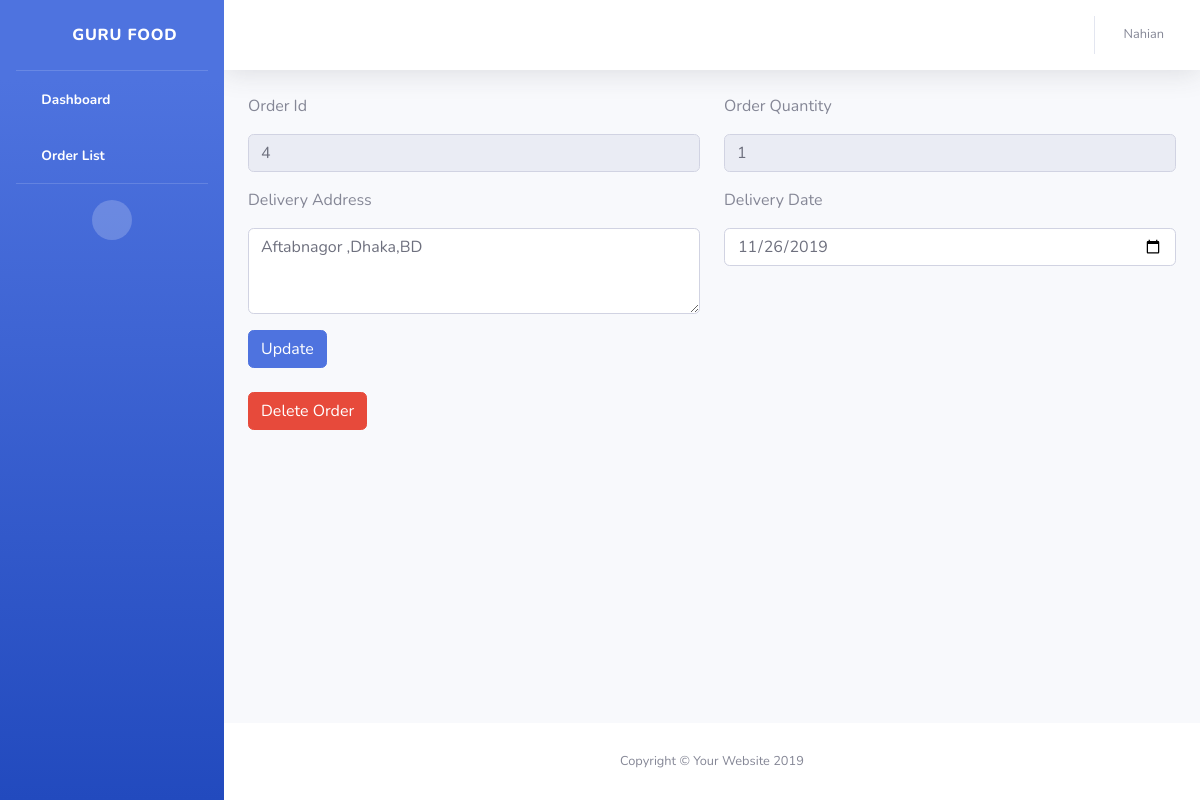
The app's page /user/edit-order/4 (signed in) with its own data.
### home/models.py (models this page shows, shortened)
class FoodOrder(models.Model):
    username = models.CharField(max_length=255)
    useremail = models.CharField(max_length=255)
    address = models.CharField(max_length=255)
    orderDate = models.DateTimeField(auto_now_add=True)
    deliveryDate = models.CharField(max_length=255)
    foodItemName = models.TextField()
    quantity =  models.CharField(max_length=255)
    bill = models.CharField(max_length=255)
    Payablebill = models.CharField(max_length=255)
    paid = models.BooleanField(default=False)

### user/views.py (the view)
# urls.py: path('edit-order/<int:id>',views.editOrder),
def editOrder(request,id):
    data = FoodOrder.objects.filter(id=id).get();
    return render(request,'user/editOrder.html',{'data':data})

### user/templates/user/editOrder.html (shortened to what this page needs)
{% extends 'dashbord_master.html' %}
{% load static from staticfiles %}
{% block content %}
<div class="container">
  <form class="admin" method="POST" action="{% url 'updateorder' %}">
    <div class="form-group row">
      <div class="col-sm-6 mb-3 mb-sm-0">
        <p> Order Id </p>
        <input type="text" name="id" class="form-control form-control-user" value="{{data.id}}" readonly id="exampleFirstName">
      </div>
      <div class="col-sm-6">
          <p> Order Quantity </p>
        <input type="number" name="quantity" value="{{data.quantity}}" readonly class="form-control form-control-user" id="exampleLastName" >
      </div>
    </div>
    <div class="form-group row">
      <div class="col-sm-6 mb-3 mb-sm-0">
          <p> Delivery Address </p>
        <textarea class="form-control form-control-user" name="address" id="" cols="30" rows="3">{{data.address}}</textarea>
      </div>
      <div class="col-sm-6">
          <p> Delivery Date </p>
        <input type="date" class="form-control form-control-user" name="deliveryDate" value="{{data.deliveryDate}}" id="exampleRepeatPassword">
      </div>
    </div>
    <button class="btn btn-primary"> Update </button>
  </form>
  <br>
  <button onclick='window.location.href = "/user/delete-order/{{data.id}}"' class="btn btn-danger"> Delete Order </button>
</div>
{% endblock %}

### user/templates/user_topbar.html (shortened to what this page needs)
{% load static from staticfiles %}
<nav class="navbar navbar-expand navbar-light bg-white topbar mb-4 static-top shadow">
        <ul class="navbar-nav ml-auto">
          <li class="nav-item dropdown no-arrow">
            <a class="nav-link dropdown-toggle" href="#" id="userDropdown" role="button" data-toggle="dropdown" aria-haspopup="true" aria-expanded="false">
              <span class="mr-2 d-none d-lg-inline text-gray-600 small"> {{request.session.username}} </span>
            </a>
          </li>
        </ul>
      </nav>

### records on screen
FoodOrder: session.username "Nahian", id "4", quantity "1", address "Aftabnagor ,Dhaka,BD", deliveryDate "11/26/2019"
